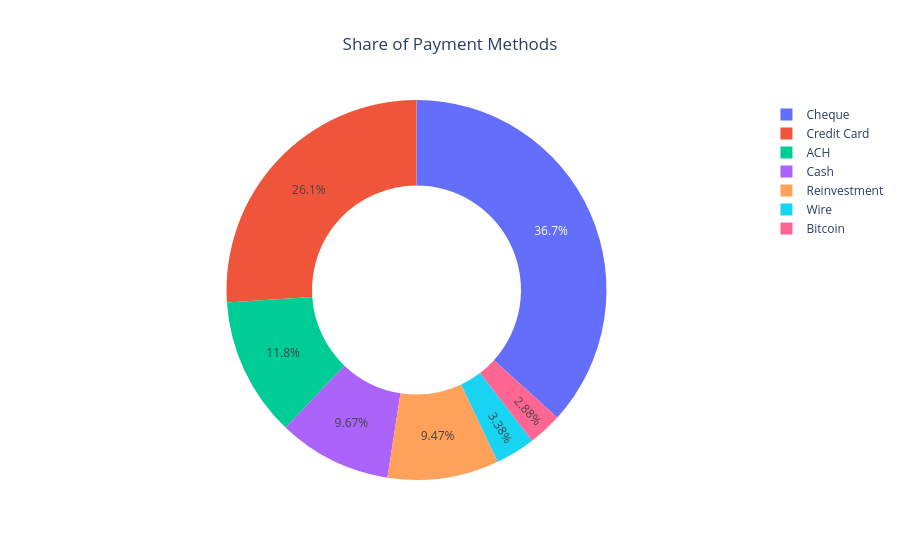

Notebook cell for this chart:
### Markdown cell above
#### Plot of share of payment format

### Code cell
payment = (
    transactions_eda["payment_format"]
    .value_counts()
    .reset_index()
)

payment.columns = ["Payment Method", "Transactions"]

fig = px.pie(
    payment,
    values="Transactions",
    names="Payment Method",
    hole=0.55,
    title="Share of Payment Methods"
)

fig.update_layout(
    template="plotly_white",
    title_x=0.5
)

fig.show()

### Figure 1 — Plotly figure (JSON) as saved in the notebook; plotly's stock layout.template omitted (floating-point values rounded to 4 significant figures)
{"data": [{"domain": {"x": [0, 1], "y": [0, 1]}, "hole": 0.55, "hovertemplate": "Payment Method=%{label}<br>Transactions=%{value}<extra></extra>", "labels": ["Cheque", "Credit Card", "ACH", "Cash", "Reinvestment", "Wire", "Bitcoin"], "legendgroup": "", "name": "", "showlegend": true, "type": "pie", "values": [1864331, 1323324, 600793, 490891, 481056, 171855, 146086]}], "layout": {"legend": {"tracegroupgap": 0}, "title": {"text": "Share of Payment Methods", "x": 0.5}}}
